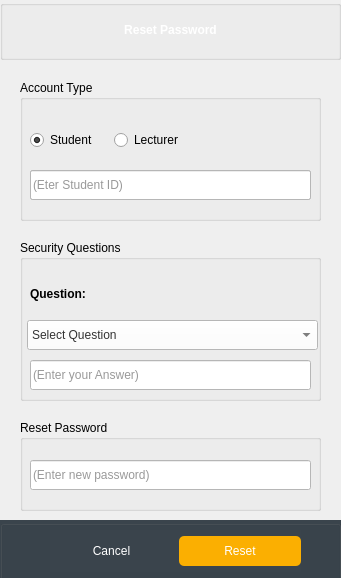
<?xml version="1.0" encoding="UTF-8"?>
<ui version="4.0">
 <class>forgotPassword</class>
 <widget class="QDialog" name="forgotPassword">
  <property name="geometry">
   <rect>
    <x>0</x>
    <y>0</y>
    <width>341</width>
    <height>578</height>
   </rect>
  </property>
  <property name="windowTitle">
   <string>Reset Passord</string>
  </property>
  <widget class="QGroupBox" name="Footer">
   <property name="geometry">
    <rect>
     <x>0</x>
     <y>520</y>
     <width>341</width>
     <height>60</height>
    </rect>
   </property>
   <property name="minimumSize">
    <size>
     <width>0</width>
     <height>0</height>
    </size>
   </property>
   <property name="maximumSize">
    <size>
     <width>16777215</width>
     <height>16777215</height>
    </size>
   </property>
   <property name="styleSheet">
    <string notr="true">background:#3a444c;</string>
   </property>
   <property name="title">
    <string/>
   </property>
   <widget class="QWidget" name="layoutWidget1_7">
    <property name="geometry">
     <rect>
      <x>50</x>
      <y>10</y>
      <width>251</width>
      <height>42</height>
     </rect>
    </property>
    <layout class="QHBoxLayout" name="horizontalLayout_4">
     <item>
      <widget class="QPushButton" name="forgotPasswordCancelButton">
       <property name="styleSheet">
        <string notr="true">color: #ffffff;
border:0;
height:30px;
border-radius:5px;</string>
       </property>
       <property name="text">
        <string>Cancel</string>
       </property>
      </widget>
     </item>
     <item>
      <widget class="QPushButton" name="forgotPasswordResetButton">
       <property name="styleSheet">
        <string notr="true">background:#fbaf01;
color: #ffffff;
border:0;
height:30px;
border-radius:5px;</string>
       </property>
       <property name="text">
        <string>Reset</string>
       </property>
       <property name="icon">
        <iconset>
         <normaloff>:/images/userAdd.png</normaloff>:/images/userAdd.png</iconset>
       </property>
       <property name="autoDefault">
        <bool>false</bool>
       </property>
       <property name="default">
        <bool>false</bool>
       </property>
      </widget>
     </item>
    </layout>
   </widget>
  </widget>
  <widget class="QGroupBox" name="Header">
   <property name="geometry">
    <rect>
     <x>0</x>
     <y>0</y>
     <width>341</width>
     <height>60</height>
    </rect>
   </property>
   <property name="sizePolicy">
    <sizepolicy hsizetype="Preferred" vsizetype="Preferred">
     <horstretch>0</horstretch>
     <verstretch>0</verstretch>
    </sizepolicy>
   </property>
   <property name="minimumSize">
    <size>
     <width>0</width>
     <height>0</height>
    </size>
   </property>
   <property name="maximumSize">
    <size>
     <width>16777215</width>
     <height>16777215</height>
    </size>
   </property>
   <property name="styleSheet">
    <string notr="true">background: url(:/images/background.jpg);
background-position:center;
background-repeat: no-repeat;</string>
   </property>
   <property name="title">
    <string/>
   </property>
   <widget class="QLabel" name="label_2">
    <property name="geometry">
     <rect>
      <x>0</x>
      <y>20</y>
      <width>341</width>
      <height>20</height>
     </rect>
    </property>
    <property name="minimumSize">
     <size>
      <width>0</width>
      <height>0</height>
     </size>
    </property>
    <property name="maximumSize">
     <size>
      <width>16777215</width>
      <height>16777215</height>
     </size>
    </property>
    <property name="font">
     <font>
      <weight>62</weight>
      <bold>true</bold>
     </font>
    </property>
    <property name="styleSheet">
     <string notr="true">font-weight:500;
color:#ffffff;
background: none;</string>
    </property>
    <property name="text">
     <string>Reset Password</string>
    </property>
    <property name="alignment">
     <set>Qt::AlignCenter</set>
    </property>
   </widget>
  </widget>
  <widget class="QGroupBox" name="accountTypegroupBox">
   <property name="geometry">
    <rect>
     <x>20</x>
     <y>80</y>
     <width>301</width>
     <height>141</height>
    </rect>
   </property>
   <property name="title">
    <string>Account Type</string>
   </property>
   <widget class="QLineEdit" name="lecturerForgotFormLineEdit">
    <property name="enabled">
     <bool>true</bool>
    </property>
    <property name="geometry">
     <rect>
      <x>10</x>
      <y>90</y>
      <width>281</width>
      <height>30</height>
     </rect>
    </property>
    <property name="minimumSize">
     <size>
      <width>0</width>
      <height>30</height>
     </size>
    </property>
    <property name="maximumSize">
     <size>
      <width>16777215</width>
      <height>30</height>
     </size>
    </property>
    <property name="styleSheet">
     <string notr="true">background-color:#ffffff;
color: #333;</string>
    </property>
    <property name="placeholderText">
     <string>(Enter Username)</string>
    </property>
   </widget>
   <widget class="QRadioButton" name="studentAccountTypeRadioButton">
    <property name="geometry">
     <rect>
      <x>10</x>
      <y>50</y>
      <width>74</width>
      <height>20</height>
     </rect>
    </property>
    <property name="text">
     <string>Student</string>
    </property>
    <property name="checked">
     <bool>true</bool>
    </property>
   </widget>
   <widget class="QRadioButton" name="lecturerAccountTypeRadioButton">
    <property name="geometry">
     <rect>
      <x>94</x>
      <y>50</y>
      <width>76</width>
      <height>20</height>
     </rect>
    </property>
    <property name="text">
     <string>Lecturer</string>
    </property>
   </widget>
   <widget class="QLineEdit" name="studentIdForgotFormLineEdit">
    <property name="enabled">
     <bool>true</bool>
    </property>
    <property name="geometry">
     <rect>
      <x>10</x>
      <y>90</y>
      <width>281</width>
      <height>30</height>
     </rect>
    </property>
    <property name="minimumSize">
     <size>
      <width>0</width>
      <height>30</height>
     </size>
    </property>
    <property name="maximumSize">
     <size>
      <width>16777215</width>
      <height>30</height>
     </size>
    </property>
    <property name="styleSheet">
     <string notr="true">background-color:#ffffff;
color: #333;</string>
    </property>
    <property name="placeholderText">
     <string>(Eter Student ID)</string>
    </property>
   </widget>
  </widget>
  <widget class="QGroupBox" name="accountTypegroupBox_2">
   <property name="geometry">
    <rect>
     <x>20</x>
     <y>240</y>
     <width>301</width>
     <height>161</height>
    </rect>
   </property>
   <property name="title">
    <string>Security Questions</string>
   </property>
   <widget class="QLineEdit" name="QuestionAnswer_forgotFormLineEdit">
    <property name="geometry">
     <rect>
      <x>10</x>
      <y>120</y>
      <width>281</width>
      <height>30</height>
     </rect>
    </property>
    <property name="minimumSize">
     <size>
      <width>0</width>
      <height>30</height>
     </size>
    </property>
    <property name="maximumSize">
     <size>
      <width>16777215</width>
      <height>30</height>
     </size>
    </property>
    <property name="styleSheet">
     <string notr="true">background-color:#ffffff;
color: #333;</string>
    </property>
    <property name="placeholderText">
     <string>(Enter your Answer)</string>
    </property>
   </widget>
   <widget class="QLabel" name="Question_ForgotForm">
    <property name="geometry">
     <rect>
      <x>10</x>
      <y>30</y>
      <width>271</width>
      <height>48</height>
     </rect>
    </property>
    <property name="font">
     <font>
      <weight>75</weight>
      <bold>true</bold>
     </font>
    </property>
    <property name="styleSheet">
     <string notr="true">background-color:none;</string>
    </property>
    <property name="text">
     <string>Question:</string>
    </property>
   </widget>
   <widget class="QComboBox" name="securityQuestionsForgotFormcomboBox">
    <property name="geometry">
     <rect>
      <x>7</x>
      <y>80</y>
      <width>291</width>
      <height>30</height>
     </rect>
    </property>
    <property name="minimumSize">
     <size>
      <width>0</width>
      <height>30</height>
     </size>
    </property>
    <property name="maximumSize">
     <size>
      <width>16777215</width>
      <height>30</height>
     </size>
    </property>
    <property name="styleSheet">
     <string notr="true">background:#ffffff;
color:#333;</string>
    </property>
    <item>
     <property name="text">
      <string>Select Question</string>
     </property>
    </item>
    <item>
     <property name="text">
      <string>Question one here DEMO</string>
     </property>
    </item>
    <item>
     <property name="text">
      <string>Question two here DEMO</string>
     </property>
    </item>
    <item>
     <property name="text">
      <string>Question three here DEMO</string>
     </property>
    </item>
    <item>
     <property name="text">
      <string>Question four here DEMO</string>
     </property>
    </item>
    <item>
     <property name="text">
      <string>Question five here DEMO</string>
     </property>
    </item>
   </widget>
  </widget>
  <widget class="QGroupBox" name="resetPasswordgroupBox">
   <property name="geometry">
    <rect>
     <x>20</x>
     <y>420</y>
     <width>301</width>
     <height>91</height>
    </rect>
   </property>
   <property name="title">
    <string>Reset Password</string>
   </property>
   <widget class="QLineEdit" name="newPassword_forgotFormLineEdit">
    <property name="geometry">
     <rect>
      <x>10</x>
      <y>40</y>
      <width>281</width>
      <height>30</height>
     </rect>
    </property>
    <property name="minimumSize">
     <size>
      <width>0</width>
      <height>30</height>
     </size>
    </property>
    <property name="maximumSize">
     <size>
      <width>16777215</width>
      <height>30</height>
     </size>
    </property>
    <property name="styleSheet">
     <string notr="true">background-color:#ffffff;
color: #333;</string>
    </property>
    <property name="placeholderText">
     <string>(Enter new password)</string>
    </property>
   </widget>
  </widget>
 </widget>
 <resources/>
 <connections/>
</ui>
